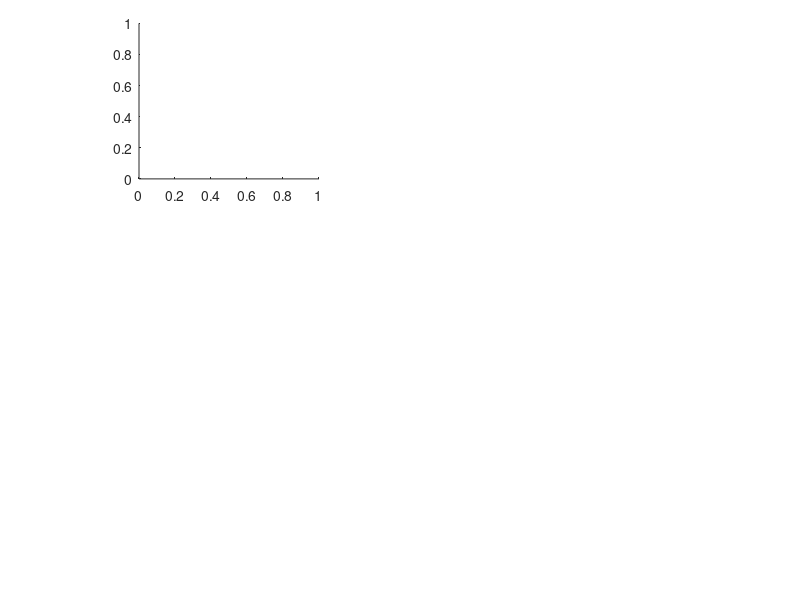

Reproduce this figure in MATLAB. (Note: this script raises an error after producing the figure.)
clc
clear

pid=[1,2,3,4,5,10];
mdir='/Users/tengi/Desktop/Projects/data/uncertainty/Analysis/01-07-2015';
state={'MedicineOff','MedicineOn'};

BipolarLFPNames={'LFP1-2','LFP2-3','LFP3-4'};
Alignments={'Target','Go','Exit'};

for pt=1:length(pid)
    for s=1:length(state)
        listings=dir([mdir,'/Pt',num2str(pid(pt)),' ',state{s},'*.mat']);
        
        ave_tfmap=cell(3,4);
        for i=1:3
            for j=1:4
                ave_tfmap{i,j}=0;
            end
        end
        
        num=0;
        for l=1:length(listings)
            tfmat=load(fullfile(mdir,listings(l).name),'-mat');
            
            for i=1:3
                for j=1:4
                    ave_tfmap{i,j}=ave_tfmap{i,j}+tfmat.map{i,j}*tfmat.trialNum{1,1};
                end
            end
            
            num=num+tfmat.trialNum{1,1};
        end
        
        
        figure('Name',['Pt', num2str(pid(pt)),' ',state{s}],...
            'Position',[0,0,800,540]);
        
        
        for i=1:3
            
            for j=1:3
                axes('Units','Pixels','Position',[140+(j-1)*210,180*(3-i)+20,180,140]);zs h
                t=tfmat.t{i,j};
                f=tfmat.f{i,j};
                [SMOOTHED] = cnelab_TF_Smooth(ave_tfmap{i,j}./repmat(ave_tfmap{i,4},1,size(ave_tfmap{i,j},2)),'gaussian',[4,10]);
                imagesc(t,f,20*log10(SMOOTHED),[-10 10]);
                %                 ylabel('Frequency(Hz)')
                ylim([f(1),100])
                t=title([BipolarLFPNames{i},' ',Alignments{j}]);
                set(t,'FontSize',10);
                colormap(jet);
                axis xy;
                set(gca,'ytick',[])
                
                a=gca;
                pos=get(a,'Position');
                if j==3
                    cb=colorbar('Units','Pixels');
                    cbpos=get(cb,'Position');
                    set(a,'Position',pos);
                    set(cb,'Position',[pos(1)+pos(3)+10,pos(2),cbpos(3),cbpos(4)])
                end
            end
            
            axes('Units','Pixels','Position',[20,180*(3-i)+20,80,140])
            
            plot(f,20*log10(ave_tfmap{i,4}/num),'-r');
            t=title('Baseline');
            set(t,'FontSize',10);
            xlim([f(1) 100]);
            %             xlabel('Frequency (Hz)')
            ylim([-60 10]);
            %             ylabel('dB')
            camroll(90)
        end
%         print('-depsc','-tiff','-r300',[get(gcf,'Name')])
%         print(gcf,'-dformat',[get(gcf,'Name'),'.png'])
%         close(gcf)
    end
end
